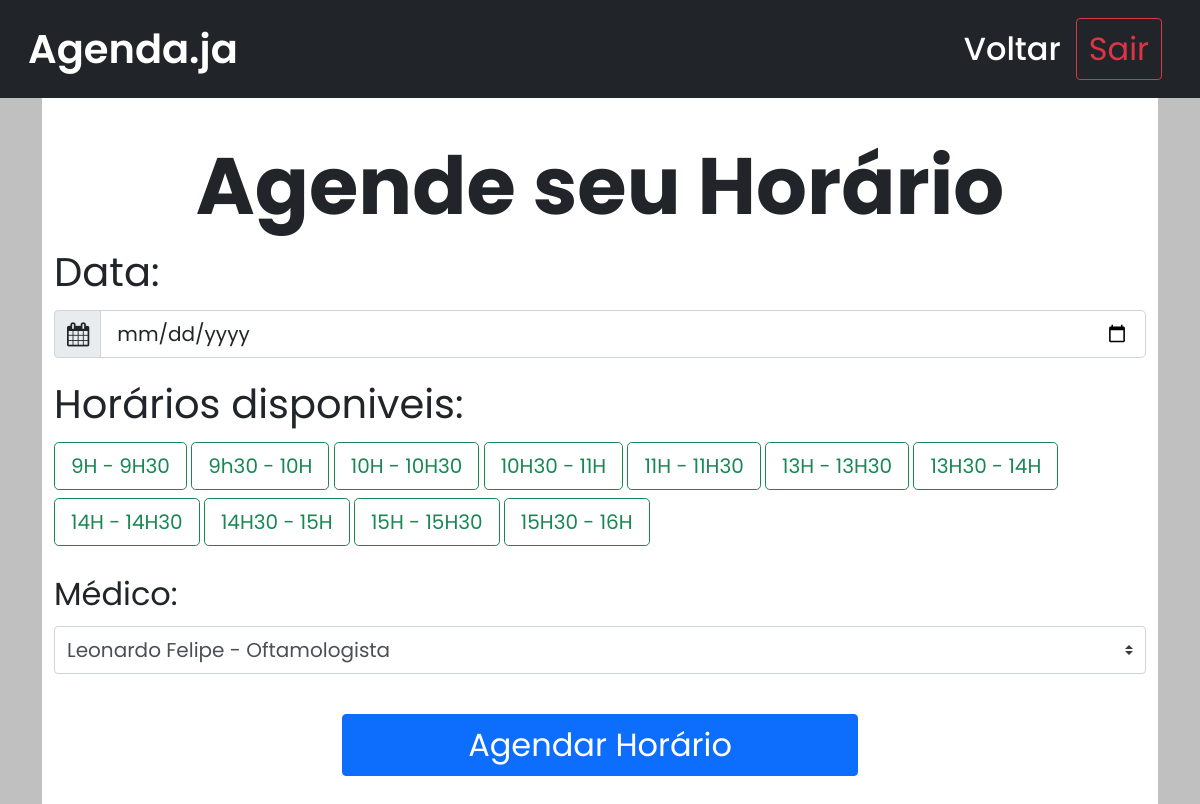
Page /agendamento/telaagendamento.php on the committed database.
### tables this page shows
CREATE TABLE `tbhorarios` (
  `numero` int(11) NOT NULL,
  `descricao` varchar(30) DEFAULT NULL
);

### agendamento/listarhorarios.php (the view)
<?php
if (isset($_COOKIE['data'])) {
    $stmt = "select * from tbhorarios where numero not in
    (select numero_horario from tbagendas where data = '" . $_COOKIE['data'] . "');";
} else {
    $stmt = "select * from tbhorarios;";
}
$resultado = mysqli_query($conn, $stmt);
if (mysqli_num_rows($resultado) > 0) {
    while ($linha = mysqli_fetch_assoc($resultado)) {
        echo "
        <input type='radio' class='btn-check fs-2' name='horario' id='horario" . $linha['numero'] . "'
         value='" . $linha['numero'] . "' required>
        <label class='btn btn-outline-success btn-lg' for='horario" . $linha['numero'] . "'>"
        . $linha['descricao'] . "</label>
        ";
    }
} else {
    echo "<p class='text-center btn-danger'>Não há horários livres nesse dia</p>";
}
?>

### css/styleHome.css (style rules this page uses)
* { margin: 0; padding: 0; box-sizing: border-box; font-family: 'Poppins', sans-serif; }
nav { background-color: #18929d; padding: 10px 60px; display: flex; justify-content: space-between; align-items: center; }
nav .logo a { text-decoration: none; color: #fff; font-size: 35px; font-weight: 600; }
nav ul { display: flex; align-items: center; list-style: none; padding: 10px; }
nav li a { text-decoration: none; color: #fff; font-size: 18px; font-weight: 500; padding: 8px 15px; border-radius: 5px; transition: 0.3s; }

### rows in the picture
tbhorarios: descricao "9H - 9H30"
tbhorarios: descricao "9h30 - 10H"
tbhorarios: descricao "10H - 10H30"
tbhorarios: descricao "10H30 - 11H"
tbhorarios: descricao "11H - 11H30"
tbhorarios: descricao "13H - 13H30"
tbhorarios: descricao "13H30 - 14H"
tbhorarios: descricao "14H - 14H30"
tbhorarios: descricao "14H30 - 15H"
tbhorarios: descricao "15H - 15H30"
tbhorarios: descricao "15H30 - 16H"

### other values in the picture
form field servico "Leonardo Felipe - Oftamologista"
